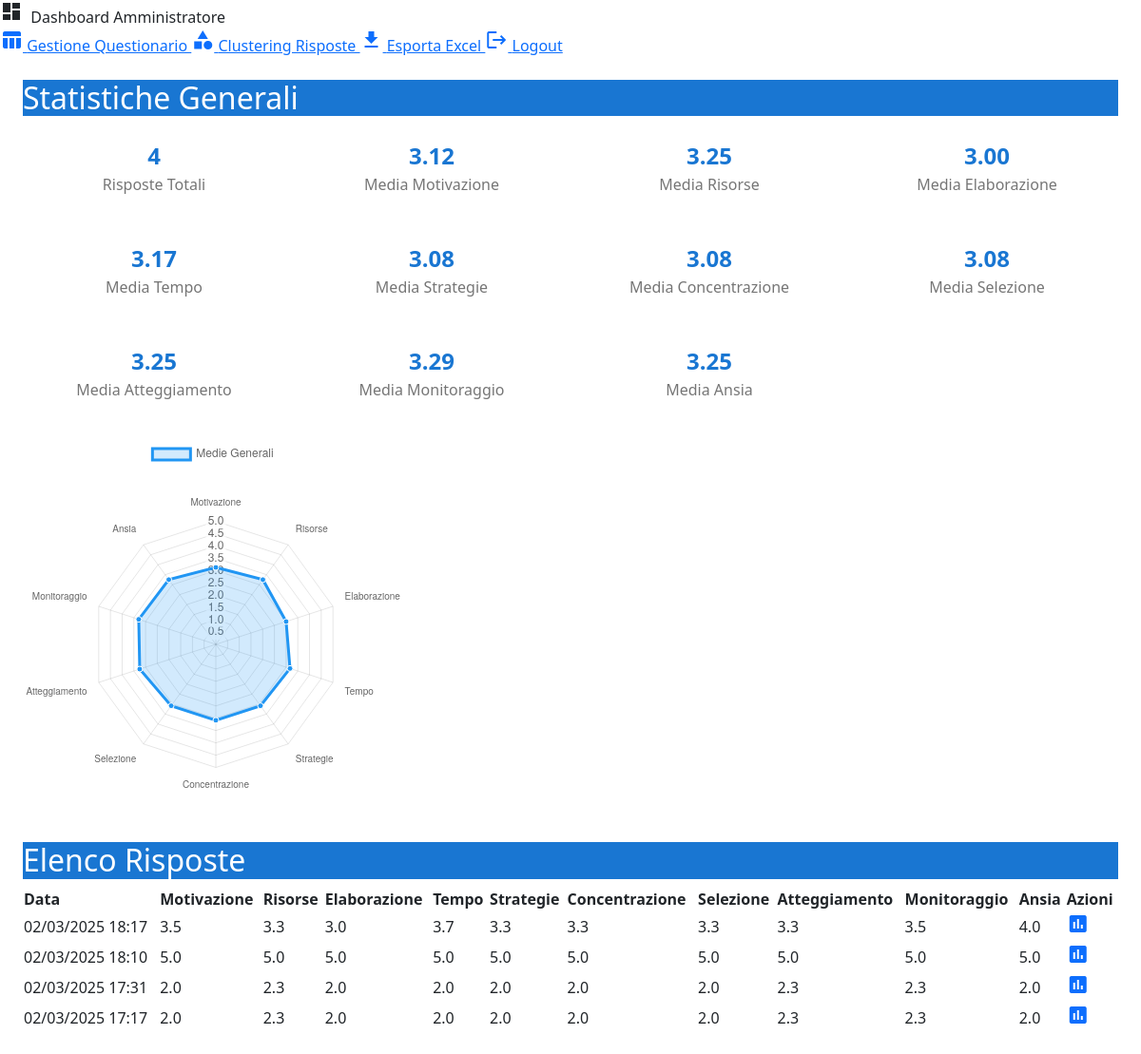
The page /admin (signed in) on the database its author committed.
### questionario_app.py (models this page shows, shortened)
class Risposta(db.Model):
    id = db.Column(db.Integer, primary_key=True)
    timestamp = db.Column(db.DateTime, nullable=False, default=datetime.utcnow)
    risposte = db.Column(db.JSON, nullable=False)
    user_id = db.Column(db.Integer, db.ForeignKey('user.id', name='fk_risposta_user'))
    media_motivazione = db.Column(db.Float)
    media_risorse = db.Column(db.Float)
    media_elaborazione = db.Column(db.Float)
    media_tempo = db.Column(db.Float)
    media_strategie = db.Column(db.Float)
    media_concentrazione = db.Column(db.Float)
    media_selezione = db.Column(db.Float)
    media_atteggiamento = db.Column(db.Float)
    media_monitoraggio = db.Column(db.Float)
    media_ansia = db.Column(db.Float)

### questionario_app.py (the view)
@app.route('/admin')
@login_required
def admin_dashboard():
    risposte = Risposta.query.order_by(Risposta.timestamp.desc()).all()
    stats = get_stats(risposte)
    return render_template('admin/dashboard.html', risposte=risposte, stats=stats)

### questionario_app.py (called while the page is built)
@login_manager.user_loader
def load_user(user_id):
    return User.query.get(int(user_id))

### templates/admin/dashboard.html (shortened to what this page needs)
<!DOCTYPE html>
<html lang="it">
<head>
    <link href="https://cdn.jsdelivr.net/npm/bootstrap@5.1.3/dist/css/bootstrap.min.css" rel="stylesheet">
    <link rel="stylesheet" href="https://code.getmdl.io/1.3.0/material.blue-light_blue.min.css">
</head>
<body>
    <div class="mdl-layout mdl-js-layout mdl-layout--fixed-header">
        <header class="mdl-layout__header">
            <div class="mdl-layout__header-row">
                <i class="material-icons">dashboard</i>
                <span class="mdl-layout-title">&nbsp;Dashboard Amministratore</span>
                <nav class="mdl-navigation">
                    <a href="{{ url_for('tabella_risposte') }}" class="mdl-navigation__link">
                        <i class="material-icons">table_chart</i> Gestione Questionario
                    </a>
                    <a href="{{ url_for('gestione_clusters') }}" class="mdl-navigation__link">
                        <i class="material-icons">category</i> Clustering Risposte
                    </a>
                    <a href="{{ url_for('download_excel') }}" class="mdl-navigation__link">
                        <i class="material-icons">file_download</i> Esporta Excel
                    </a>
                    <a href="{{ url_for('logout') }}" class="mdl-navigation__link">
                        <i class="material-icons">logout</i> Logout
                    </a>
                </nav>
            </div>
        </header>
        <main class="mdl-layout__content">
            <div class="page-content">
                {% block content %}
                <div class="mdl-card mdl-shadow--2dp">
                    <div class="mdl-card__title">
                        <h2 class="mdl-card__title-text">Statistiche Generali</h2>
                    </div>
                    <div class="mdl-card__supporting-text">
                        <div class="stats-grid">
                            <div class="stat-card mdl-shadow--2dp">
                                <div class="stat-value">{{ stats.totale_risposte }}</div>
                                <div class="stat-label">Risposte Totali</div>
                            </div>
                            <div class="stat-card mdl-shadow--2dp">
                                <div class="stat-value">{{ "%.2f"|format(stats.media_motivazione) }}</div>
                                <div class="stat-label">Media Motivazione</div>
                            </div>
                            <div class="stat-card mdl-shadow--2dp">
                                <div class="stat-value">{{ "%.2f"|format(stats.media_risorse) }}</div>
                                <div class="stat-label">Media Risorse</div>
                            </div>
                            <div class="stat-card mdl-shadow--2dp">
                                <div class="stat-value">{{ "%.2f"|format(stats.media_elaborazione) }}</div>
                                <div class="stat-label">Media Elaborazione</div>
                            </div>
                            <div class="stat-card mdl-shadow--2dp">
                                <div class="stat-value">{{ "%.2f"|format(stats.media_tempo) }}</div>
                                <div class="stat-label">Media Tempo</div>
                            </div>
                            <div class="stat-card mdl-shadow--2dp">
                                <div class="stat-value">{{ "%.2f"|format(stats.media_strategie) }}</div>
                                <div class="stat-label">Media Strategie</div>
                            </div>
                            <div class="stat-card mdl-shadow--2dp">
                                <div class="stat-value">{{ "%.2f"|format(stats.media_concentrazione) }}</div>
                                <div class="stat-label">Media Concentrazione</div>
                            </div>
                            <div class="stat-card mdl-shadow--2dp">
                                <div class="stat-value">{{ "%.2f"|format(stats.media_selezione) }}</div>
                                <div class="stat-label">Media Selezione</div>
                            </div>
                            <div class="stat-card mdl-shadow--2dp">
                                <div class="stat-value">{{ "%.2f"|format(stats.media_atteggiamento) }}</div>
                                <div class="stat-label">Media Atteggiamento</div>
                            </div>
                            <div class="stat-card mdl-shadow--2dp">
                                <div class="stat-value">{{ "%.2f"|format(stats.media_monitoraggio) }}</div>
                                <div class="stat-label">Media Monitoraggio</div>
                            </div>
                            <div class="stat-card mdl-shadow--2dp">
                                <div class="stat-value">{{ "%.2f"|format(stats.media_ansia) }}</div>
                                <div class="stat-label">Media Ansia</div>
                            </div>
                        </div>
                        <div class="chart-container">
                            <canvas id="statsChart"></canvas>
                        </div>
                    </div>
                </div>
                <div class="mdl-card mdl-shadow--2dp">
                    <div class="mdl-card__title">
                        <h2 class="mdl-card__title-text">Elenco Risposte</h2>
                    </div>
                    <div class="mdl-card__supporting-text">
                        <table class="mdl-data-table mdl-js-data-table mdl-shadow--2dp">
                            <thead>
                                <tr>
                                    <th class="mdl-data-table__cell--non-numeric">Data</th>
                                    <th>Motivazione</th>
                                    <th>Risorse</th>
                                    <th>Elaborazione</th>
                                    <th>Tempo</th>
                                    <th>Strategie</th>
                                    <th>Concentrazione</th>
                                    <th>Selezione</th>
                                    <th>Atteggiamento</th>
                                    <th>Monitoraggio</th>
                                    <th>Ansia</th>
                                    <th>Azioni</th>
                                </tr>
                            </thead>
                            <tbody>
                                {% for r in risposte %}
                                <tr>
                                    <td class="mdl-data-table__cell--non-numeric">{{ r.timestamp.strftime('%d/%m/%Y %H:%M') }}</td>
                                    <td>{{ "%.1f"|format(r.media_motivazione) }}</td>
                                    <td>{{ "%.1f"|format(r.media_risorse) }}</td>
                                    <td>{{ "%.1f"|format(r.media_elaborazione) }}</td>
                                    <td>{{ "%.1f"|format(r.media_tempo) }}</td>
                                    <td>{{ "%.1f"|format(r.media_strategie) }}</td>
                                    <td>{{ "%.1f"|format(r.media_concentrazione) }}</td>
                                    <td>{{ "%.1f"|format(r.media_selezione) }}</td>
                                    <td>{{ "%.1f"|format(r.media_atteggiamento) }}</td>
                                    <td>{{ "%.1f"|format(r.media_monitoraggio) }}</td>
                                    <td>{{ "%.1f"|format(r.media_ansia) }}</td>
                                    <td>
                                        <a href="{{ url_for('download_risultati', risposta_id=r.id) }}" title="Scarica risultati" class="mdl-button mdl-js-button mdl-button--icon mdl-button--colored">
                                            <i class="material-icons">assessment</i>
                                        </a>
                                    </td>
                                </tr>
                                {% endfor %}
                            </tbody>
                        </table>
                    </div>
                </div>
                {% endblock %}
            </div>
        </main>
    </div>
    <script>
        // Grafico statistiche
        const ctx = document.getElementById('statsChart').getContext('2d');
        new Chart(ctx, {
            type: 'radar',
            data: {
                labels: [
                    'Motivazione',
                    'Risorse',
                    'Elaborazione',
                    'Tempo',
                    'Strategie',
                    'Concentrazione',
                    'Selezione',
                    'Atteggiamento',
                    'Monitoraggio',
                    'Ansia'
                ],
                datasets: [{
                    label: 'Medie Generali',
                    data: [
                        Number('{{ stats.media_motivazione }}'),
                        Number('{{ stats.media_risorse }}'),
                        Number('{{ stats.media_elaborazione }}'),
                        Number('{{ stats.media_tempo }}'),
                        Number('{{ stats.media_strategie }}'),
                        Number('{{ stats.media_concentrazione }}'),
                        Number('{{ stats.media_selezione }}'),
                        Number('{{ stats.media_atteggiamento }}'),
                        Number('{{ stats.media_monitoraggio }}'),
                        Number('{{ stats.media_ansia }}')
                    ],
                    backgroundColor: 'rgba(33, 150, 243, 0.2)',
                    borderColor: 'rgba(33, 150, 243, 1)',
                    pointBackgroundColor: 'rgba(33, 150, 243, 1)',
                    pointBorderColor: '#fff',
                    pointHoverBackgroundColor: '#fff',
                    pointHoverBorderColor: 'rgba(33, 150, 243, 1)'
                }]
            },
            options: {
                scales: {
                    r: {
                        angleLines: {
                            display: true
                        },
                        suggestedMin: 0,
                        suggestedMax: 5
                    }
                }
            }
        });
    </script>
</body>
</html>

### templates/admin/dashboard.html (style rules this page uses)
.page-content { padding: 24px; max-width: 1200px; margin: 0 auto; }
.mdl-card { width: 100%; min-height: 0; margin-bottom: 24px; }
.mdl-card__title { background-color: #1976D2; color: white; }
.stats-grid { display: grid; grid-template-columns: repeat(auto-fit, minmax(250px, 1fr)); gap: 16px; margin-bottom: 24px; }
.stat-card { padding: 16px; text-align: center; }
.stat-value { font-size: 24px; font-weight: bold; color: #1976D2; }
.stat-label { color: rgba(0,0,0,0.54); }
.chart-container { position: relative; height: 400px; margin: 20px 0; }
.mdl-data-table { width: 100%; white-space: normal; }
.mdl-data-table td { max-width: 200px; overflow: hidden; text-overflow: ellipsis; }

### rows shown on the page
Risposta: timestamp "02/03/2025 18:17", media_motivazione "3.5", media_risorse "3.3", media_elaborazione "3.0", media_tempo "3.7", media_strategie "3.3", media_concentrazione "3.3", media_selezione "3.3", media_atteggiamento "3.3", media_monitoraggio "3.5", media_ansia "4.0"
Risposta: timestamp "02/03/2025 18:10", media_motivazione "5.0", media_risorse "5.0", media_elaborazione "5.0", media_tempo "5.0", media_strategie "5.0", media_concentrazione "5.0", media_selezione "5.0", media_atteggiamento "5.0", media_monitoraggio "5.0", media_ansia "5.0"
Risposta: timestamp "02/03/2025 17:31", media_motivazione "2.0", media_risorse "2.3", media_elaborazione "2.0", media_tempo "2.0", media_strategie "2.0", media_concentrazione "2.0", media_selezione "2.0", media_atteggiamento "2.3", media_monitoraggio "2.3", media_ansia "2.0"
Risposta: timestamp "02/03/2025 17:17", media_motivazione "2.0", media_risorse "2.3", media_elaborazione "2.0", media_tempo "2.0", media_strategie "2.0", media_concentrazione "2.0", media_selezione "2.0", media_atteggiamento "2.3", media_monitoraggio "2.3", media_ansia "2.0"

### other values the page prints
{{ stats.totale_risposte }} "4"
{{ "%.2f"|format(stats.media_motivazione) }} "3.12"
{{ "%.2f"|format(stats.media_risorse) }} "3.25"
{{ "%.2f"|format(stats.media_elaborazione) }} "3.00"
{{ "%.2f"|format(stats.media_tempo) }} "3.17"
{{ "%.2f"|format(stats.media_strategie) }} "3.08"
{{ "%.2f"|format(stats.media_concentrazione) }} "3.08"
{{ "%.2f"|format(stats.media_selezione) }} "3.08"
{{ "%.2f"|format(stats.media_atteggiamento) }} "3.25"
{{ "%.2f"|format(stats.media_monitoraggio) }} "3.29"
{{ "%.2f"|format(stats.media_ansia) }} "3.25"
chart data {{ stats.media_motivazione }} 3.125
chart data {{ stats.media_risorse }} 3.2500000000000004
chart data {{ stats.media_elaborazione }} 3.0
chart data {{ stats.media_tempo }} 3.1666666666666665
